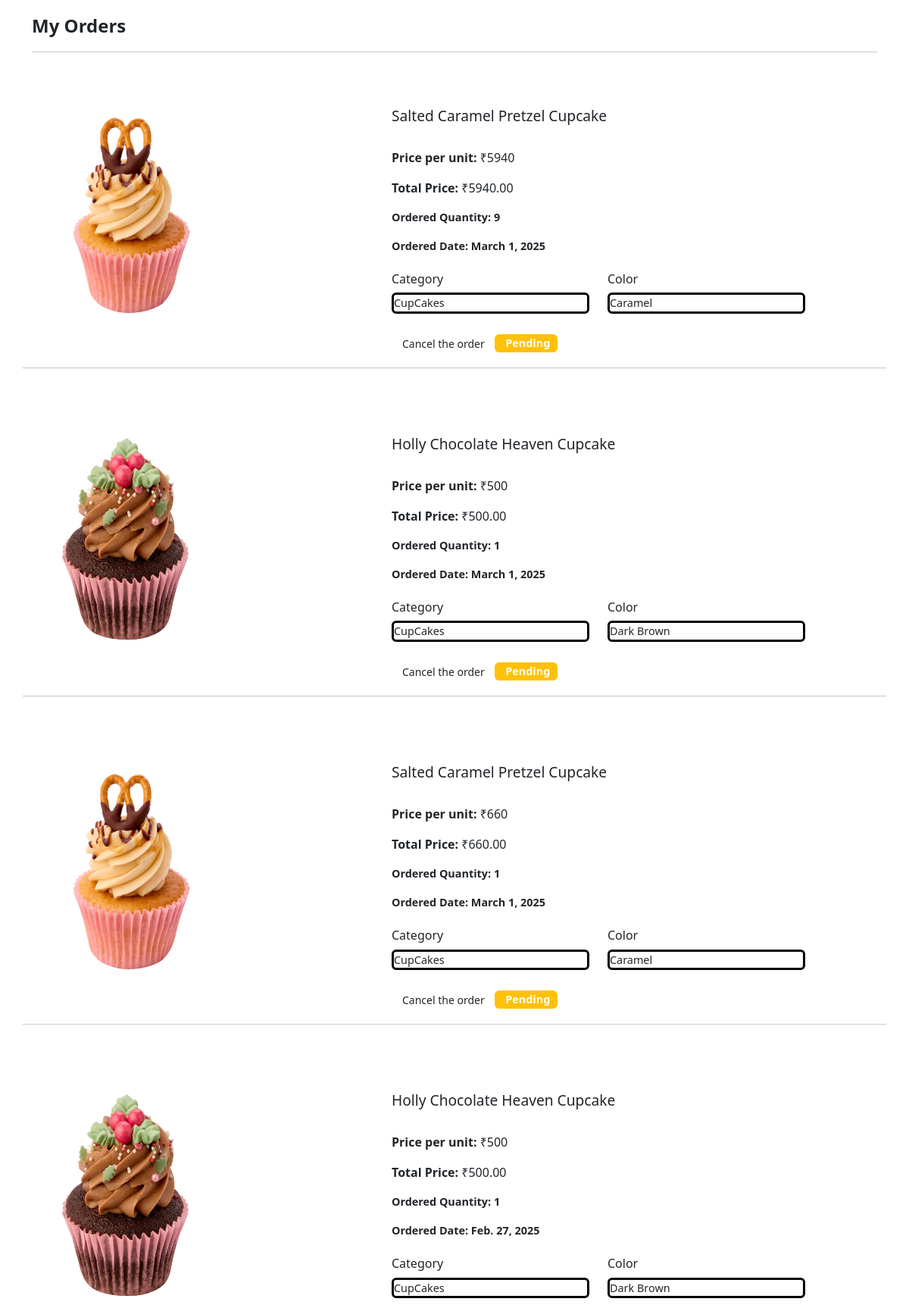
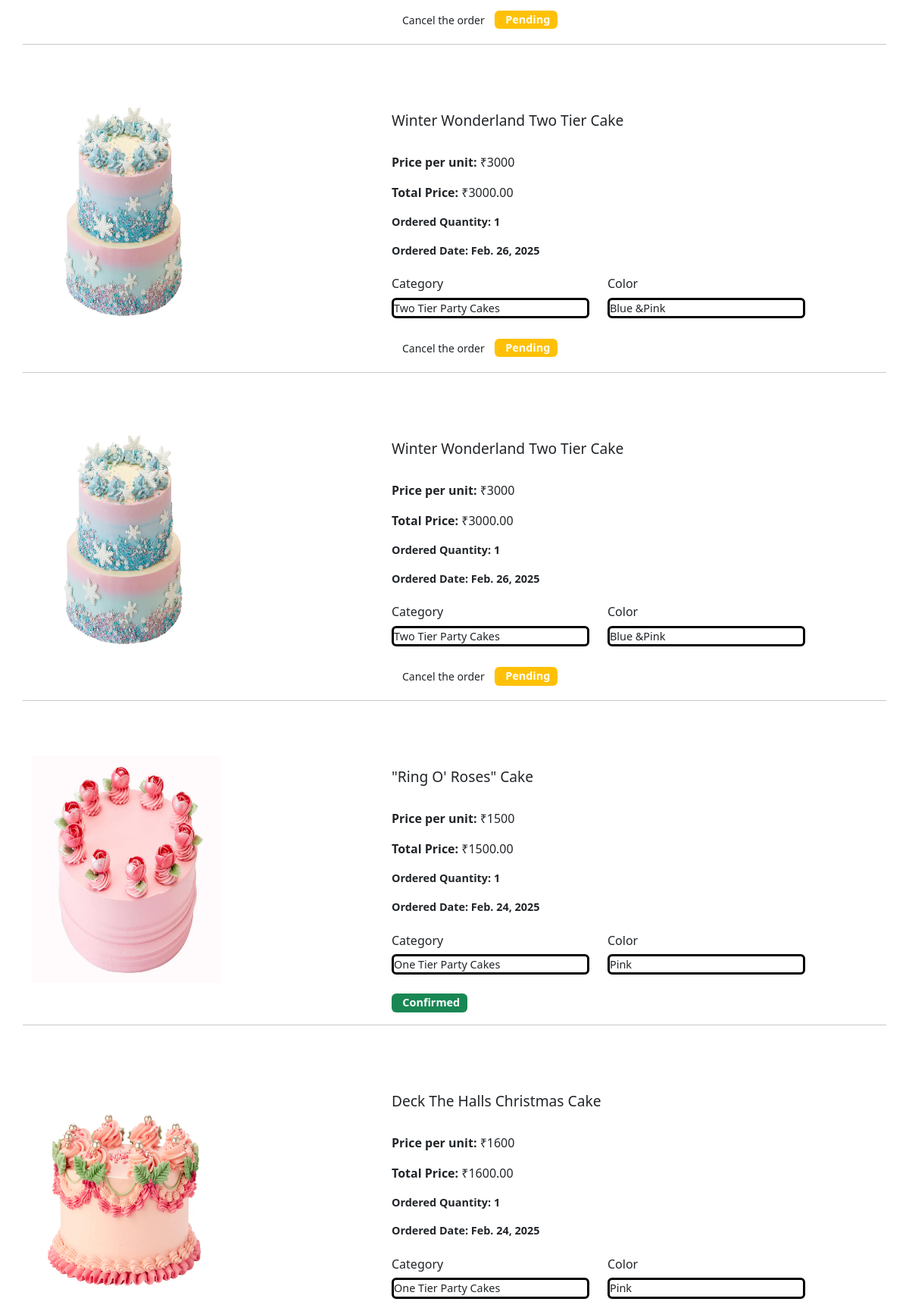
The page /user_view_bookings (signed in, upper part) on the database its author committed (2 pictures, top to bottom).
### app/models.py (models this page shows, shortened)
class Buy(models.Model):
    user=models.ForeignKey(User,on_delete=models.CASCADE)
    cake=models.ForeignKey(Cake,on_delete=models.CASCADE)
    price=models.IntegerField()
    quantity = models.PositiveIntegerField(default=1)
    date=models.DateField(auto_now_add=True)
    address = models.ForeignKey(Address, on_delete=models.CASCADE)
    is_confirmed = models.BooleanField(default=False)
    order=models.ForeignKey(Order,on_delete=models.CASCADE,null=True)

class Cake(models.Model):
    name=models.CharField(max_length=100)
    price=models.IntegerField()
    img=models.FileField()
    colour=models.TextField()
    category=models.ForeignKey(Category,on_delete=models.CASCADE)
    description=models.TextField()

class Category(models.Model):
    name=models.TextField(max_length=100)

### app/views.py (the view)
# urls.py: path('user_view_bookings',views.view_bookings),
def view_bookings(req):
    user = User.objects.get(username=req.session['user'])
    data1 = Buy.objects.filter(user=user).select_related('cake', 'cake__category').order_by('-id')
    for booking in data1:
        price = booking.cake.price
        booking.total_price = price * booking.quantity
    context = {
        'data1': data1,
    }
    return render(req, 'user/view_bookings.html', context)

### templates/user/view_bookings.html (shortened to what this page needs)
<!DOCTYPE html>
<html lang="en">
<head>
    <link rel="stylesheet" href="https://cdn.jsdelivr.net/npm/bootstrap@5.3.3/dist/css/bootstrap.min.css">
</head>
<body>
    <div id="container" class="container mt-3" data-aos="fade-up" data-aos-duration="1500" data-aos-delay="200">
        <b id="mycart" style="font-size: 1.5rem;">My Orders</b>
        <hr class="mt-3 mb-5">
        {% for order in data1 %}
        <div class="row mt-5">
            <div class="col-lg-5 mt-2" data-aos="zoom-out" data-aos-duration="1900" data-aos-delay="300">
                <img src="{{ order.cake.img.url }}" class="product_img img-fluid" alt="" style="width:250px; height: 300px;">
            </div>
            <div id="details-section" class="col-lg-6 mt-4" data-aos="zoom-out-right" data-aos-duration="1900" data-aos-delay="300">
                <h5 class="product_name" style="font-size: 1.2rem;">{{ order.cake.name }}</h5><br>
                <p class="offer_price" style="font-size: 1rem;"><b>Price per unit:</b> ₹{{ order.price }}</p>
                <p class="offer_price" style="font-size: 1rem;"><b>Total Price:</b> ₹{{ order.price|floatformat:2 }}</p>
                <p style="font-size: 0.9rem;"><b>Ordered Quantity:</b> <b>{{ order.quantity }}</b></p>
                <p style="font-size: 0.9rem;"><b>Ordered Date:</b> <b>{{ order.date }}</b></p>
                <div class="row mt-4">
                    <div class="col-md-6">
                        <h6 style="font-size: 1rem;">Category</h6>
                        <div id="categ" class="card mb-2" style="border:3px solid rgb(0, 0, 0); font-size: 0.9rem;">
                            {{ order.cake.category.name }}
                        </div>
                    </div>
                    <div class="col-md-6">
                        <h6 style="font-size: 1rem;">Color</h6>
                        <div id="categ" class="card mb-2" style="border:3px solid rgb(0, 0, 0); font-size: 0.9rem;">
                            {{ order.cake.colour }}
                        </div>
                    </div>
                </div>
                <div class="mt-3">
                    {% if not order.is_confirmed %}
                        <a href="../delete_order/{{ order.id }}" id="cart" class="btn btn-sm">
                            Cancel the order
                        </a>
                    {% endif %}
                    {% if order.is_confirmed %}
                        <span class="badge bg-success" style="font-size: 0.9rem;" id="confirm">
                             Confirmed
                        </span>
                    {% else %}
                        <span class="badge bg-warning" style="font-size: 0.9rem;" id="pending">
                             Pending
                        </span>
                    {% endif %}
                </div>
            </div>
            <hr class="mt-3 mb-3">
        </div>
        {% endfor %}
    </div>
</body>
</html>

### rows shown on the page
Buy: cake.img (picture), cake.name "Salted Caramel Pretzel Cupcake", price "5940", price "5940.00", quantity "9", date "March 1, 2025", cake.category.name "CupCakes", cake.colour "Caramel", is_confirmed "Pending"
Buy: cake.img (picture), cake.name "Holly Chocolate Heaven Cupcake", price "500", price "500.00", quantity "1", date "March 1, 2025", cake.category.name "CupCakes", cake.colour "Dark Brown", is_confirmed "Pending"
Buy: cake.img (picture), cake.name "Salted Caramel Pretzel Cupcake", price "660", price "660.00", quantity "1", date "March 1, 2025", cake.category.name "CupCakes", cake.colour "Caramel", is_confirmed "Pending"
Buy: cake.img (picture), cake.name "Holly Chocolate Heaven Cupcake", price "500", price "500.00", quantity "1", date "Feb. 27, 2025", cake.category.name "CupCakes", cake.colour "Dark Brown", is_confirmed "Pending"
Buy: cake.img (picture), cake.name "Winter Wonderland Two Tier Cake", price "3000", price "3000.00", quantity "1", date "Feb. 26, 2025", cake.category.name "Two Tier Party Cakes", cake.colour "Blue &Pink", is_confirmed "Pending"
Buy: cake.img (picture), cake.name "Winter Wonderland Two Tier Cake", price "3000", price "3000.00", quantity "1", date "Feb. 26, 2025", cake.category.name "Two Tier Party Cakes", cake.colour "Blue &Pink", is_confirmed "Pending"
Buy: cake.img (picture), cake.name "\"Ring O' Roses\" Cake", price "1500", price "1500.00", quantity "1", date "Feb. 24, 2025", cake.category.name "One Tier Party Cakes", cake.colour "Pink", is_confirmed "Confirmed"
Buy: cake.img (picture), cake.name "Deck The Halls Christmas Cake", price "1600", price "1600.00", quantity "1", date "Feb. 24, 2025", cake.category.name "One Tier Party Cakes", cake.colour "Pink"
